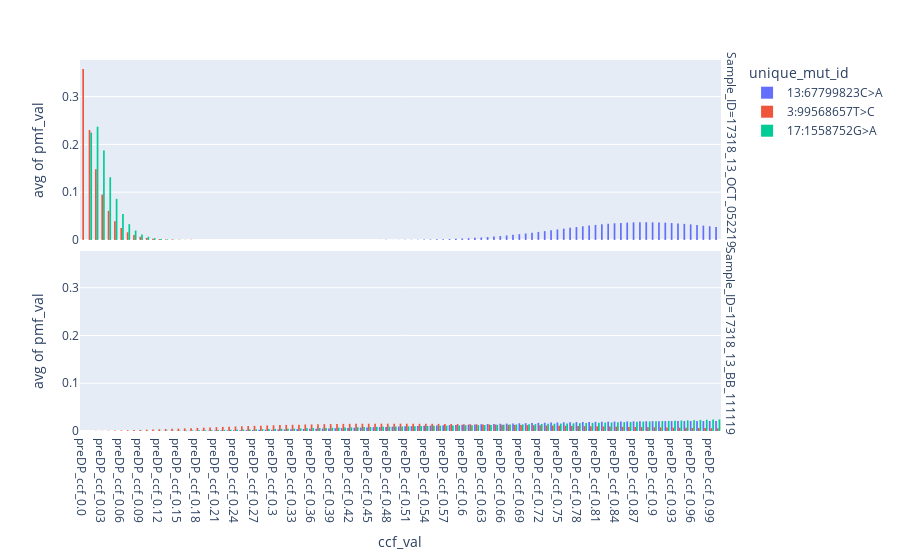

Write notebook code for a chart like this one.
### Code cell
fig.show()

### Figure 1 — Plotly figure (JSON) as saved in the notebook; plotly's stock layout.template omitted (floating-point values rounded to 4 significant figures)
{"data": [{"alignmentgroup": "True", "bingroup": "x", "histfunc": "avg", "hovertemplate": "unique_mut_id=13:67799823C>A<br>Sample_ID=17318_13_OCT_052219<br>ccf_val=%{x}<br>avg of pmf_val=%{y}<extra></extra>", "legendgroup": "13:67799823C>A", "marker": {"color": "#636efa", "pattern": {"shape": ""}}, "name": "13:67799823C>A", "offsetgroup": "13:67799823C>A", "orientation": "v", "showlegend": true, "type": "histogram", "x": ["preDP_ccf_0.0", "preDP_ccf_0.01", "preDP_ccf_0.02", "preDP_ccf_0.03", "preDP_ccf_0.04", "preDP_ccf_0.05", "preDP_ccf_0.06", "preDP_ccf_0.07", "preDP_ccf_0.08", "preDP_ccf_0.09", "preDP_ccf_0.1", "preDP_ccf_0.11", "preDP_ccf_0.12", "preDP_ccf_0.13", "preDP_ccf_0.14", "preDP_ccf_0.15", "preDP_ccf_0.16", "preDP_ccf_0.17", "preDP_ccf_0.18", "preDP_ccf_0.19", "preDP_ccf_0.2", "preDP_ccf_0.21", "preDP_ccf_0.22", "preDP_ccf_0.23", "preDP_ccf_0.24", "preDP_ccf_0.25", "preDP_ccf_0.26", "preDP_ccf_0.27", "preDP_ccf_0.28", "preDP_ccf_0.29", "preDP_ccf_0.3", "preDP_ccf_0.31", "preDP_ccf_0.32", "preDP_ccf_0.33", "preDP_ccf_0.34", "preDP_ccf_0.35", "preDP_ccf_0.36", "preDP_ccf_0.37", "preDP_ccf_0.38", "preDP_ccf_0.39", "preDP_ccf_0.4", "preDP_ccf_0.41", "preDP_ccf_0.42", "preDP_ccf_0.43", "preDP_ccf_0.44", "preDP_ccf_0.45", "preDP_ccf_0.46", "preDP_ccf_0.47", "preDP_ccf_0.48", "preDP_ccf_0.49", "preDP_ccf_0.5", "preDP_ccf_0.51", "preDP_ccf_0.52", "preDP_ccf_0.53", "preDP_ccf_0.54", "preDP_ccf_0.55", "preDP_ccf_0.56", "preDP_ccf_0.57", "preDP_ccf_0.58", "preDP_ccf_0.59", "preDP_ccf_0.6", "preDP_ccf_0.61", "preDP_ccf_0.62", "preDP_ccf_0.63", "preDP_ccf_0.64", "preDP_ccf_0.65", "preDP_ccf_0.66", "preDP_ccf_0.67", "preDP_ccf_0.68", "preDP_ccf_0.69", "preDP_ccf_0.7", "preDP_ccf_0.71", "preDP_ccf_0.72", "preDP_ccf_0.73", "preDP_ccf_0.74", "preDP_ccf_0.75", "preDP_ccf_0.76", "preDP_ccf_0.77", "preDP_ccf_0.78", "preDP_ccf_0.79", "preDP_ccf_0.8", "preDP_ccf_0.81", "preDP_ccf_0.82", "preDP_ccf_0.83", "preDP_ccf_0.84", "preDP_ccf_0.85", "preDP_ccf_0.86", "preDP_ccf_0.87", "preDP_ccf_0.88", "preDP_ccf_0.89", "preDP_ccf_0.9", "preDP_ccf_0.91", "preDP_ccf_0.92", "preDP_ccf_0.93", "preDP_ccf_0.94", "preDP_ccf_0.95", "preDP_ccf_0.96", "preDP_ccf_0.97", "preDP_ccf_0.98", "preDP_ccf_0.99", "preDP_ccf_1.0"], "xaxis": "x2", "y": [0, 1.005e-28, 1.59e-26, 8.707e-25, 2.563e-23, 4.907e-22, 6.794e-21, 7.279e-20, 6.324e-19, 4.61e-18, 2.892e-17, 1.593e-16, 7.833e-16, 3.481e-15, 1.414e-14, 5.294e-14, 1.842e-13, 5.996e-13, 1.836e-12, 5.314e-12, 1.46e-11, 3.825e-11, 9.58e-11, 2.302e-10, 5.319e-10, 1.185e-09, 2.553e-09, 5.323e-09, 1.077e-08, 2.116e-08, 4.047e-08, 7.544e-08, 1.372e-07, 2.438e-07, 4.238e-07, 7.21e-07, 1.202e-06, 1.966e-06, 3.155e-06, 4.975e-06, 7.711e-06, 1.176e-05, 1.765e-05, 2.609e-05, 3.8e-05, 5.457e-05, 7.732e-05, 0.0001081, 0.0001492, 0.0002034, 0.0002741, 0.000365, 0.0004806, 0.000626, 0.0008067, 0.001029, 0.001299, 0.001625, 0.002013, 0.00247, 0.003005, 0.003622, 0.00433, 0.005132, 0.006034, 0.007037, 0.008144, 0.009352, 0.01066, 0.01206, 0.01355, 0.01511, 0.01674, 0.01842, 0.02014, 0.02187, 0.0236, 0.0253, 0.02696, 0.02856, 0.03007, 0.03147, 0.03275, 0.03389, 0.03487, 0.03568, 0.0363, 0.03675, 0.037, 0.03705, 0.03692, 0.0366, 0.0361, 0.03543, 0.0346, 0.03362, 0.03252, 0.0313, 0.02999, 0.0286, 0.02715], "yaxis": "y2"}, {"alignmentgroup": "True", "bingroup": "x", "histfunc": "avg", "hovertemplate": "unique_mut_id=13:67799823C>A<br>Sample_ID=17318_13_BB_111119<br>ccf_val=%{x}<br>avg of pmf_val=%{y}<extra></extra>", "legendgroup": "13:67799823C>A", "marker": {"color": "#636efa", "pattern": {"shape": ""}}, "name": "13:67799823C>A", "offsetgroup": "13:67799823C>A", "orientation": "v", "showlegend": false, "type": "histogram", "x": ["preDP_ccf_0.0", "preDP_ccf_0.01", "preDP_ccf_0.02", "preDP_ccf_0.03", "preDP_ccf_0.04", "preDP_ccf_0.05", "preDP_ccf_0.06", "preDP_ccf_0.07", "preDP_ccf_0.08", "preDP_ccf_0.09", "preDP_ccf_0.1", "preDP_ccf_0.11", "preDP_ccf_0.12", "preDP_ccf_0.13", "preDP_ccf_0.14", "preDP_ccf_0.15", "preDP_ccf_0.16", "preDP_ccf_0.17", "preDP_ccf_0.18", "preDP_ccf_0.19", "preDP_ccf_0.2", "preDP_ccf_0.21", "preDP_ccf_0.22", "preDP_ccf_0.23", "preDP_ccf_0.24", "preDP_ccf_0.25", "preDP_ccf_0.26", "preDP_ccf_0.27", "preDP_ccf_0.28", "preDP_ccf_0.29", "preDP_ccf_0.3", "preDP_ccf_0.31", "preDP_ccf_0.32", "preDP_ccf_0.33", "preDP_ccf_0.34", "preDP_ccf_0.35", "preDP_ccf_0.36", "preDP_ccf_0.37", "preDP_ccf_0.38", "preDP_ccf_0.39", "preDP_ccf_0.4", "preDP_ccf_0.41", "preDP_ccf_0.42", "preDP_ccf_0.43", "preDP_ccf_0.44", "preDP_ccf_0.45", "preDP_ccf_0.46", "preDP_ccf_0.47", "preDP_ccf_0.48", "preDP_ccf_0.49", "preDP_ccf_0.5", "preDP_ccf_0.51", "preDP_ccf_0.52", "preDP_ccf_0.53", "preDP_ccf_0.54", "preDP_ccf_0.55", "preDP_ccf_0.56", "preDP_ccf_0.57", "preDP_ccf_0.58", "preDP_ccf_0.59", "preDP_ccf_0.6", "preDP_ccf_0.61", "preDP_ccf_0.62", "preDP_ccf_0.63", "preDP_ccf_0.64", "preDP_ccf_0.65", "preDP_ccf_0.66", "preDP_ccf_0.67", "preDP_ccf_0.68", "preDP_ccf_0.69", "preDP_ccf_0.7", "preDP_ccf_0.71", "preDP_ccf_0.72", "preDP_ccf_0.73", "preDP_ccf_0.74", "preDP_ccf_0.75", "preDP_ccf_0.76", "preDP_ccf_0.77", "preDP_ccf_0.78", "preDP_ccf_0.79", "preDP_ccf_0.8", "preDP_ccf_0.81", "preDP_ccf_0.82", "preDP_ccf_0.83", "preDP_ccf_0.84", "preDP_ccf_0.85", "preDP_ccf_0.86", "preDP_ccf_0.87", "preDP_ccf_0.88", "preDP_ccf_0.89", "preDP_ccf_0.9", "preDP_ccf_0.91", "preDP_ccf_0.92", "preDP_ccf_0.93", "preDP_ccf_0.94", "preDP_ccf_0.95", "preDP_ccf_0.96", "preDP_ccf_0.97", "preDP_ccf_0.98", "preDP_ccf_0.99", "preDP_ccf_1.0"], "xaxis": "x", "y": [0, 5.031e-06, 1.229e-05, 2.218e-05, 3.515e-05, 5.165e-05, 7.216e-05, 9.715e-05, 0.0001271, 0.0001625, 0.0002039, 0.0002517, 0.0003065, 0.0003686, 0.0004385, 0.0005167, 0.0006036, 0.0006995, 0.0008047, 0.0009197, 0.001045, 0.00118, 0.001326, 0.001482, 0.001649, 0.001827, 0.002016, 0.002216, 0.002427, 0.002649, 0.002882, 0.003125, 0.003379, 0.003643, 0.003917, 0.004201, 0.004494, 0.004796, 0.005107, 0.005426, 0.005753, 0.006087, 0.006429, 0.006776, 0.00713, 0.007488, 0.007852, 0.008219, 0.00859, 0.008965, 0.009341, 0.00972, 0.0101, 0.01048, 0.01086, 0.01124, 0.01162, 0.01199, 0.01237, 0.01274, 0.01311, 0.01347, 0.01383, 0.01419, 0.01454, 0.01488, 0.01522, 0.01555, 0.01587, 0.01619, 0.0165, 0.01679, 0.01708, 0.01737, 0.01764, 0.0179, 0.01815, 0.0184, 0.01863, 0.01885, 0.01906, 0.01926, 0.01945, 0.01963, 0.0198, 0.01995, 0.0201, 0.02023, 0.02035, 0.02046, 0.02056, 0.02065, 0.02073, 0.0208, 0.02085, 0.0209, 0.02093, 0.02096, 0.02097, 0.02098, 0.02097], "yaxis": "y"}, {"alignmentgroup": "True", "bingroup": "x", "histfunc": "avg", "hovertemplate": "unique_mut_id=3:99568657T>C<br>Sample_ID=17318_13_OCT_052219<br>ccf_val=%{x}<br>avg of pmf_val=%{y}<extra></extra>", "legendgroup": "3:99568657T>C", "marker": {"color": "#EF553B", "pattern": {"shape": ""}}, "name": "3:99568657T>C", "offsetgroup": "3:99568657T>C", "orientation": "v", "showlegend": true, "type": "histogram", "x": ["preDP_ccf_0.0", "preDP_ccf_0.01", "preDP_ccf_0.02", "preDP_ccf_0.03", "preDP_ccf_0.04", "preDP_ccf_0.05", "preDP_ccf_0.06", "preDP_ccf_0.07", "preDP_ccf_0.08", "preDP_ccf_0.09", "preDP_ccf_0.1", "preDP_ccf_0.11", "preDP_ccf_0.12", "preDP_ccf_0.13", "preDP_ccf_0.14", "preDP_ccf_0.15", "preDP_ccf_0.16", "preDP_ccf_0.17", "preDP_ccf_0.18", "preDP_ccf_0.19", "preDP_ccf_0.2", "preDP_ccf_0.21", "preDP_ccf_0.22", "preDP_ccf_0.23", "preDP_ccf_0.24", "preDP_ccf_0.25", "preDP_ccf_0.26", "preDP_ccf_0.27", "preDP_ccf_0.28", "preDP_ccf_0.29", "preDP_ccf_0.3", "preDP_ccf_0.31", "preDP_ccf_0.32", "preDP_ccf_0.33", "preDP_ccf_0.34", "preDP_ccf_0.35", "preDP_ccf_0.36", "preDP_ccf_0.37", "preDP_ccf_0.38", "preDP_ccf_0.39", "preDP_ccf_0.4", "preDP_ccf_0.41", "preDP_ccf_0.42", "preDP_ccf_0.43", "preDP_ccf_0.44", "preDP_ccf_0.45", "preDP_ccf_0.46", "preDP_ccf_0.47", "preDP_ccf_0.48", "preDP_ccf_0.49", "preDP_ccf_0.5", "preDP_ccf_0.51", "preDP_ccf_0.52", "preDP_ccf_0.53", "preDP_ccf_0.54", "preDP_ccf_0.55", "preDP_ccf_0.56", "preDP_ccf_0.57", "preDP_ccf_0.58", "preDP_ccf_0.59", "preDP_ccf_0.6", "preDP_ccf_0.61", "preDP_ccf_0.62", "preDP_ccf_0.63", "preDP_ccf_0.64", "preDP_ccf_0.65", "preDP_ccf_0.66", "preDP_ccf_0.67", "preDP_ccf_0.68", "preDP_ccf_0.69", "preDP_ccf_0.7", "preDP_ccf_0.71", "preDP_ccf_0.72", "preDP_ccf_0.73", "preDP_ccf_0.74", "preDP_ccf_0.75", "preDP_ccf_0.76", "preDP_ccf_0.77", "preDP_ccf_0.78", "preDP_ccf_0.79", "preDP_ccf_0.8", "preDP_ccf_0.81", "preDP_ccf_0.82", "preDP_ccf_0.83", "preDP_ccf_0.84", "preDP_ccf_0.85", "preDP_ccf_0.86", "preDP_ccf_0.87", "preDP_ccf_0.88", "preDP_ccf_0.89", "preDP_ccf_0.9", "preDP_ccf_0.91", "preDP_ccf_0.92", "preDP_ccf_0.93", "preDP_ccf_0.94", "preDP_ccf_0.95", "preDP_ccf_0.96", "preDP_ccf_0.97", "preDP_ccf_0.98", "preDP_ccf_0.99", "preDP_ccf_1.0"], "xaxis": "x2", "y": [0.3579, 0.2302, 0.1479, 0.09495, 0.0609, 0.03903, 0.02499, 0.01599, 0.01022, 0.006524, 0.004162, 0.002653, 0.001689, 0.001075, 0.000683, 0.0004337, 0.0002751, 0.0001744, 0.0001104, 6.985e-05, 4.414e-05, 2.787e-05, 1.758e-05, 1.108e-05, 6.975e-06, 4.387e-06, 2.756e-06, 1.73e-06, 1.085e-06, 6.797e-07, 4.254e-07, 2.66e-07, 1.661e-07, 1.037e-07, 6.462e-08, 4.024e-08, 2.503e-08, 1.555e-08, 9.656e-09, 5.988e-09, 3.71e-09, 2.296e-09, 1.419e-09, 8.764e-10, 5.407e-10, 3.332e-10, 2.051e-10, 1.261e-10, 7.747e-11, 4.754e-11, 2.914e-11, 1.784e-11, 1.091e-11, 6.666e-12, 4.068e-12, 2.479e-12, 1.51e-12, 9.182e-13, 5.578e-13, 3.385e-13, 2.052e-13, 1.242e-13, 7.513e-14, 4.538e-14, 2.738e-14, 1.65e-14, 9.932e-15, 5.972e-15, 3.586e-15, 2.151e-15, 1.289e-15, 7.712e-16, 4.609e-16, 2.751e-16, 1.64e-16, 9.768e-17, 5.81e-17, 3.451e-17, 2.048e-17, 1.213e-17, 7.181e-18, 4.244e-18, 2.506e-18, 1.477e-18, 8.698e-19, 5.115e-19, 3.004e-19, 1.762e-19, 1.032e-19, 6.039e-20, 3.529e-20, 2.059e-20, 1.2e-20, 6.982e-21, 4.058e-21, 2.355e-21, 1.365e-21, 7.901e-22, 4.567e-22, 2.636e-22, 1.52e-22], "yaxis": "y2"}, {"alignmentgroup": "True", "bingroup": "x", "histfunc": "avg", "hovertemplate": "unique_mut_id=3:99568657T>C<br>Sample_ID=17318_13_BB_111119<br>ccf_val=%{x}<br>avg of pmf_val=%{y}<extra></extra>", "legendgroup": "3:99568657T>C", "marker": {"color": "#EF553B", "pattern": {"shape": ""}}, "name": "3:99568657T>C", "offsetgroup": "3:99568657T>C", "orientation": "v", "showlegend": false, "type": "histogram", "x": ["preDP_ccf_0.0", "preDP_ccf_0.01", "preDP_ccf_0.02", "preDP_ccf_0.03", "preDP_ccf_0.04", "preDP_ccf_0.05", "preDP_ccf_0.06", "preDP_ccf_0.07", "preDP_ccf_0.08", "preDP_ccf_0.09", "preDP_ccf_0.1", "preDP_ccf_0.11", "preDP_ccf_0.12", "preDP_ccf_0.13", "preDP_ccf_0.14", "preDP_ccf_0.15", "preDP_ccf_0.16", "preDP_ccf_0.17", "preDP_ccf_0.18", "preDP_ccf_0.19", "preDP_ccf_0.2", "preDP_ccf_0.21", "preDP_ccf_0.22", "preDP_ccf_0.23", "preDP_ccf_0.24", "preDP_ccf_0.25", "preDP_ccf_0.26", "preDP_ccf_0.27", "preDP_ccf_0.28", "preDP_ccf_0.29", "preDP_ccf_0.3", "preDP_ccf_0.31", "preDP_ccf_0.32", "preDP_ccf_0.33", "preDP_ccf_0.34", "preDP_ccf_0.35", "preDP_ccf_0.36", "preDP_ccf_0.37", "preDP_ccf_0.38", "preDP_ccf_0.39", "preDP_ccf_0.4", "preDP_ccf_0.41", "preDP_ccf_0.42", "preDP_ccf_0.43", "preDP_ccf_0.44", "preDP_ccf_0.45", "preDP_ccf_0.46", "preDP_ccf_0.47", "preDP_ccf_0.48", "preDP_ccf_0.49", "preDP_ccf_0.5", "preDP_ccf_0.51", "preDP_ccf_0.52", "preDP_ccf_0.53", "preDP_ccf_0.54", "preDP_ccf_0.55", "preDP_ccf_0.56", "preDP_ccf_0.57", "preDP_ccf_0.58", "preDP_ccf_0.59", "preDP_ccf_0.6", "preDP_ccf_0.61", "preDP_ccf_0.62", "preDP_ccf_0.63", "preDP_ccf_0.64", "preDP_ccf_0.65", "preDP_ccf_0.66", "preDP_ccf_0.67", "preDP_ccf_0.68", "preDP_ccf_0.69", "preDP_ccf_0.7", "preDP_ccf_0.71", "preDP_ccf_0.72", "preDP_ccf_0.73", "preDP_ccf_0.74", "preDP_ccf_0.75", "preDP_ccf_0.76", "preDP_ccf_0.77", "preDP_ccf_0.78", "preDP_ccf_0.79", "preDP_ccf_0.8", "preDP_ccf_0.81", "preDP_ccf_0.82", "preDP_ccf_0.83", "preDP_ccf_0.84", "preDP_ccf_0.85", "preDP_ccf_0.86", "preDP_ccf_0.87", "preDP_ccf_0.88", "preDP_ccf_0.89", "preDP_ccf_0.9", "preDP_ccf_0.91", "preDP_ccf_0.92", "preDP_ccf_0.93", "preDP_ccf_0.94", "preDP_ccf_0.95", "preDP_ccf_0.96", "preDP_ccf_0.97", "preDP_ccf_0.98", "preDP_ccf_0.99", "preDP_ccf_1.0"], "xaxis": "x", "y": [0, 0.0001303, 0.0002941, 0.0004916, 0.0007223, 0.0009855, 0.00128, 0.001605, 0.001957, 0.002336, 0.002738, 0.003162, 0.003604, 0.004063, 0.004536, 0.00502, 0.005512, 0.00601, 0.006511, 0.007014, 0.007515, 0.008012, 0.008503, 0.008987, 0.00946, 0.009923, 0.01037, 0.01081, 0.01123, 0.01163, 0.01201, 0.01238, 0.01272, 0.01305, 0.01335, 0.01363, 0.0139, 0.01414, 0.01435, 0.01455, 0.01472, 0.01488, 0.01501, 0.01512, 0.01521, 0.01528, 0.01533, 0.01536, 0.01537, 0.01537, 0.01534, 0.0153, 0.01525, 0.01518, 0.01509, 0.01499, 0.01488, 0.01476, 0.01462, 0.01447, 0.01432, 0.01415, 0.01397, 0.01379, 0.0136, 0.0134, 0.01319, 0.01298, 0.01277, 0.01255, 0.01232, 0.01209, 0.01186, 0.01163, 0.0114, 0.01116, 0.01092, 0.01068, 0.01045, 0.01021, 0.009971, 0.009735, 0.009499, 0.009265, 0.009033, 0.008802, 0.008574, 0.008348, 0.008125, 0.007904, 0.007686, 0.007471, 0.00726, 0.007052, 0.006847, 0.006646, 0.006448, 0.006254, 0.006064, 0.005878, 0.005695], "yaxis": "y"}, {"alignmentgroup": "True", "bingroup": "x", "histfunc": "avg", "hovertemplate": "unique_mut_id=17:1558752G>A<br>Sample_ID=17318_13_OCT_052219<br>ccf_val=%{x}<br>avg of pmf_val=%{y}<extra></extra>", "legendgroup": "17:1558752G>A", "marker": {"color": "#00cc96", "pattern": {"shape": ""}}, "name": "17:1558752G>A", "offsetgroup": "17:1558752G>A", "orientation": "v", "showlegend": true, "type": "histogram", "x": ["preDP_ccf_0.0", "preDP_ccf_0.01", "preDP_ccf_0.02", "preDP_ccf_0.03", "preDP_ccf_0.04", "preDP_ccf_0.05", "preDP_ccf_0.06", "preDP_ccf_0.07", "preDP_ccf_0.08", "preDP_ccf_0.09", "preDP_ccf_0.1", "preDP_ccf_0.11", "preDP_ccf_0.12", "preDP_ccf_0.13", "preDP_ccf_0.14", "preDP_ccf_0.15", "preDP_ccf_0.16", "preDP_ccf_0.17", "preDP_ccf_0.18", "preDP_ccf_0.19", "preDP_ccf_0.2", "preDP_ccf_0.21", "preDP_ccf_0.22", "preDP_ccf_0.23", "preDP_ccf_0.24", "preDP_ccf_0.25", "preDP_ccf_0.26", "preDP_ccf_0.27", "preDP_ccf_0.28", "preDP_ccf_0.29", "preDP_ccf_0.3", "preDP_ccf_0.31", "preDP_ccf_0.32", "preDP_ccf_0.33", "preDP_ccf_0.34", "preDP_ccf_0.35", "preDP_ccf_0.36", "preDP_ccf_0.37", "preDP_ccf_0.38", "preDP_ccf_0.39", "preDP_ccf_0.4", "preDP_ccf_0.41", "preDP_ccf_0.42", "preDP_ccf_0.43", "preDP_ccf_0.44", "preDP_ccf_0.45", "preDP_ccf_0.46", "preDP_ccf_0.47", "preDP_ccf_0.48", "preDP_ccf_0.49", "preDP_ccf_0.5", "preDP_ccf_0.51", "preDP_ccf_0.52", "preDP_ccf_0.53", "preDP_ccf_0.54", "preDP_ccf_0.55", "preDP_ccf_0.56", "preDP_ccf_0.57", "preDP_ccf_0.58", "preDP_ccf_0.59", "preDP_ccf_0.6", "preDP_ccf_0.61", "preDP_ccf_0.62", "preDP_ccf_0.63", "preDP_ccf_0.64", "preDP_ccf_0.65", "preDP_ccf_0.66", "preDP_ccf_0.67", "preDP_ccf_0.68", "preDP_ccf_0.69", "preDP_ccf_0.7", "preDP_ccf_0.71", "preDP_ccf_0.72", "preDP_ccf_0.73", "preDP_ccf_0.74", "preDP_ccf_0.75", "preDP_ccf_0.76", "preDP_ccf_0.77", "preDP_ccf_0.78", "preDP_ccf_0.79", "preDP_ccf_0.8", "preDP_ccf_0.81", "preDP_ccf_0.82", "preDP_ccf_0.83", "preDP_ccf_0.84", "preDP_ccf_0.85", "preDP_ccf_0.86", "preDP_ccf_0.87", "preDP_ccf_0.88", "preDP_ccf_0.89", "preDP_ccf_0.9", "preDP_ccf_0.91", "preDP_ccf_0.92", "preDP_ccf_0.93", "preDP_ccf_0.94", "preDP_ccf_0.95", "preDP_ccf_0.96", "preDP_ccf_0.97", "preDP_ccf_0.98", "preDP_ccf_0.99", "preDP_ccf_1.0"], "xaxis": "x2", "y": [0, 0.2248, 0.2371, 0.1872, 0.1312, 0.08604, 0.05408, 0.03299, 0.01968, 0.01154, 0.006667, 0.003808, 0.002153, 0.001207, 0.0006715, 0.0003709, 0.0002036, 0.0001112, 6.036e-05, 3.261e-05, 1.754e-05, 9.393e-06, 5.009e-06, 2.661e-06, 1.408e-06, 7.426e-07, 3.902e-07, 2.043e-07, 1.067e-07, 5.55e-08, 2.878e-08, 1.488e-08, 7.674e-09, 3.944e-09, 2.022e-09, 1.033e-09, 5.266e-10, 2.676e-10, 1.356e-10, 6.855e-11, 3.455e-11, 1.737e-11, 8.709e-12, 4.355e-12, 2.172e-12, 1.08e-12, 5.359e-13, 2.652e-13, 1.309e-13, 6.442e-14, 3.163e-14, 1.549e-14, 7.564e-15, 3.685e-15, 1.791e-15, 8.678e-16, 4.195e-16, 2.023e-16, 9.727e-17, 4.665e-17, 2.232e-17, 1.065e-17, 5.068e-18, 2.406e-18, 1.139e-18, 5.377e-19, 2.532e-19, 1.189e-19, 5.571e-20, 2.603e-20, 1.213e-20, 5.636e-21, 2.612e-21, 1.207e-21, 5.564e-22, 2.557e-22, 1.172e-22, 5.359e-23, 2.443e-23, 1.111e-23, 5.035e-24, 2.276e-24, 1.026e-24, 4.613e-25, 2.068e-25, 9.241e-26, 4.119e-26, 1.83e-26, 8.11e-27, 3.583e-27, 1.578e-27, 6.931e-28, 3.035e-28, 1.325e-28, 5.767e-29, 2.503e-29, 1.083e-29, 4.67e-30, 2.008e-30, 8.606e-31, 3.677e-31], "yaxis": "y2"}, {"alignmentgroup": "True", "bingroup": "x", "histfunc": "avg", "hovertemplate": "unique_mut_id=17:1558752G>A<br>Sample_ID=17318_13_BB_111119<br>ccf_val=%{x}<br>avg of pmf_val=%{y}<extra></extra>", "legendgroup": "17:1558752G>A", "marker": {"color": "#00cc96", "pattern": {"shape": ""}}, "name": "17:1558752G>A", "offsetgroup": "17:1558752G>A", "orientation": "v", "showlegend": false, "type": "histogram", "x": ["preDP_ccf_0.0", "preDP_ccf_0.01", "preDP_ccf_0.02", "preDP_ccf_0.03", "preDP_ccf_0.04", "preDP_ccf_0.05", "preDP_ccf_0.06", "preDP_ccf_0.07", "preDP_ccf_0.08", "preDP_ccf_0.09", "preDP_ccf_0.1", "preDP_ccf_0.11", "preDP_ccf_0.12", "preDP_ccf_0.13", "preDP_ccf_0.14", "preDP_ccf_0.15", "preDP_ccf_0.16", "preDP_ccf_0.17", "preDP_ccf_0.18", "preDP_ccf_0.19", "preDP_ccf_0.2", "preDP_ccf_0.21", "preDP_ccf_0.22", "preDP_ccf_0.23", "preDP_ccf_0.24", "preDP_ccf_0.25", "preDP_ccf_0.26", "preDP_ccf_0.27", "preDP_ccf_0.28", "preDP_ccf_0.29", "preDP_ccf_0.3", "preDP_ccf_0.31", "preDP_ccf_0.32", "preDP_ccf_0.33", "preDP_ccf_0.34", "preDP_ccf_0.35", "preDP_ccf_0.36", "preDP_ccf_0.37", "preDP_ccf_0.38", "preDP_ccf_0.39", "preDP_ccf_0.4", "preDP_ccf_0.41", "preDP_ccf_0.42", "preDP_ccf_0.43", "preDP_ccf_0.44", "preDP_ccf_0.45", "preDP_ccf_0.46", "preDP_ccf_0.47", "preDP_ccf_0.48", "preDP_ccf_0.49", "preDP_ccf_0.5", "preDP_ccf_0.51", "preDP_ccf_0.52", "preDP_ccf_0.53", "preDP_ccf_0.54", "preDP_ccf_0.55", "preDP_ccf_0.56", "preDP_ccf_0.57", "preDP_ccf_0.58", "preDP_ccf_0.59", "preDP_ccf_0.6", "preDP_ccf_0.61", "preDP_ccf_0.62", "preDP_ccf_0.63", "preDP_ccf_0.64", "preDP_ccf_0.65", "preDP_ccf_0.66", "preDP_ccf_0.67", "preDP_ccf_0.68", "preDP_ccf_0.69", "preDP_ccf_0.7", "preDP_ccf_0.71", "preDP_ccf_0.72", "preDP_ccf_0.73", "preDP_ccf_0.74", "preDP_ccf_0.75", "preDP_ccf_0.76", "preDP_ccf_0.77", "preDP_ccf_0.78", "preDP_ccf_0.79", "preDP_ccf_0.8", "preDP_ccf_0.81", "preDP_ccf_0.82", "preDP_ccf_0.83", "preDP_ccf_0.84", "preDP_ccf_0.85", "preDP_ccf_0.86", "preDP_ccf_0.87", "preDP_ccf_0.88", "preDP_ccf_0.89", "preDP_ccf_0.9", "preDP_ccf_0.91", "preDP_ccf_0.92", "preDP_ccf_0.93", "preDP_ccf_0.94", "preDP_ccf_0.95", "preDP_ccf_0.96", "preDP_ccf_0.97", "preDP_ccf_0.98", "preDP_ccf_0.99", "preDP_ccf_1.0"], "xaxis": "x", "y": [0, 1.167e-05, 2.831e-05, 5.071e-05, 7.965e-05, 0.0001159, 0.0001602, 0.0002132, 0.0002756, 0.000348, 0.0004308, 0.0005245, 0.0006295, 0.0007459, 0.000874, 0.001014, 0.001165, 0.001329, 0.001503, 0.001689, 0.001885, 0.002092, 0.002309, 0.002534, 0.002769, 0.003011, 0.00326, 0.003516, 0.003778, 0.004044, 0.004315, 0.004589, 0.004866, 0.005144, 0.005424, 0.005704, 0.005984, 0.006263, 0.006541, 0.006817, 0.007091, 0.007362, 0.00763, 0.007895, 0.008156, 0.008414, 0.008668, 0.008918, 0.009165, 0.009407, 0.009647, 0.009883, 0.01012, 0.01035, 0.01057, 0.0108, 0.01102, 0.01125, 0.01147, 0.01169, 0.01191, 0.01213, 0.01235, 0.01258, 0.0128, 0.01303, 0.01326, 0.0135, 0.01373, 0.01397, 0.01422, 0.01447, 0.01473, 0.01499, 0.01526, 0.01553, 0.01581, 0.0161, 0.01639, 0.01669, 0.017, 0.01731, 0.01763, 0.01796, 0.01829, 0.01863, 0.01898, 0.01933, 0.0197, 0.02006, 0.02043, 0.02081, 0.0212, 0.02158, 0.02198, 0.02238, 0.02278, 0.02318, 0.02359, 0.024, 0.02418], "yaxis": "y"}], "layout": {"annotations": [{"font": {}, "showarrow": false, "text": "Sample_ID=17318_13_BB_111119", "textangle": 90, "x": 0.98, "xanchor": "left", "xref": "paper", "y": 0.2425, "yanchor": "middle", "yref": "paper"}, {"font": {}, "showarrow": false, "text": "Sample_ID=17318_13_OCT_052219", "textangle": 90, "x": 0.98, "xanchor": "left", "xref": "paper", "y": 0.7575, "yanchor": "middle", "yref": "paper"}], "autosize": true, "barmode": "group", "legend": {"title": {"text": "unique_mut_id"}, "tracegroupgap": 0}, "margin": {"t": 60}, "xaxis": {"anchor": "y", "autorange": true, "domain": [0, 0.98], "range": [-0.5, 100.5], "title": {"text": "ccf_val"}, "type": "category"}, "xaxis2": {"anchor": "y2", "autorange": true, "domain": [0, 0.98], "matches": "x", "range": [-0.5, 100.5], "showticklabels": false, "type": "category"}, "yaxis": {"anchor": "x", "autorange": true, "domain": [0, 0.485], "range": [0, 0.3767], "title": {"text": "avg of pmf_val"}, "type": "linear"}, "yaxis2": {"anchor": "x2", "autorange": true, "domain": [0.515, 1], "matches": "y", "range": [0, 0.3767], "title": {"text": "avg of pmf_val"}, "type": "linear"}}}
